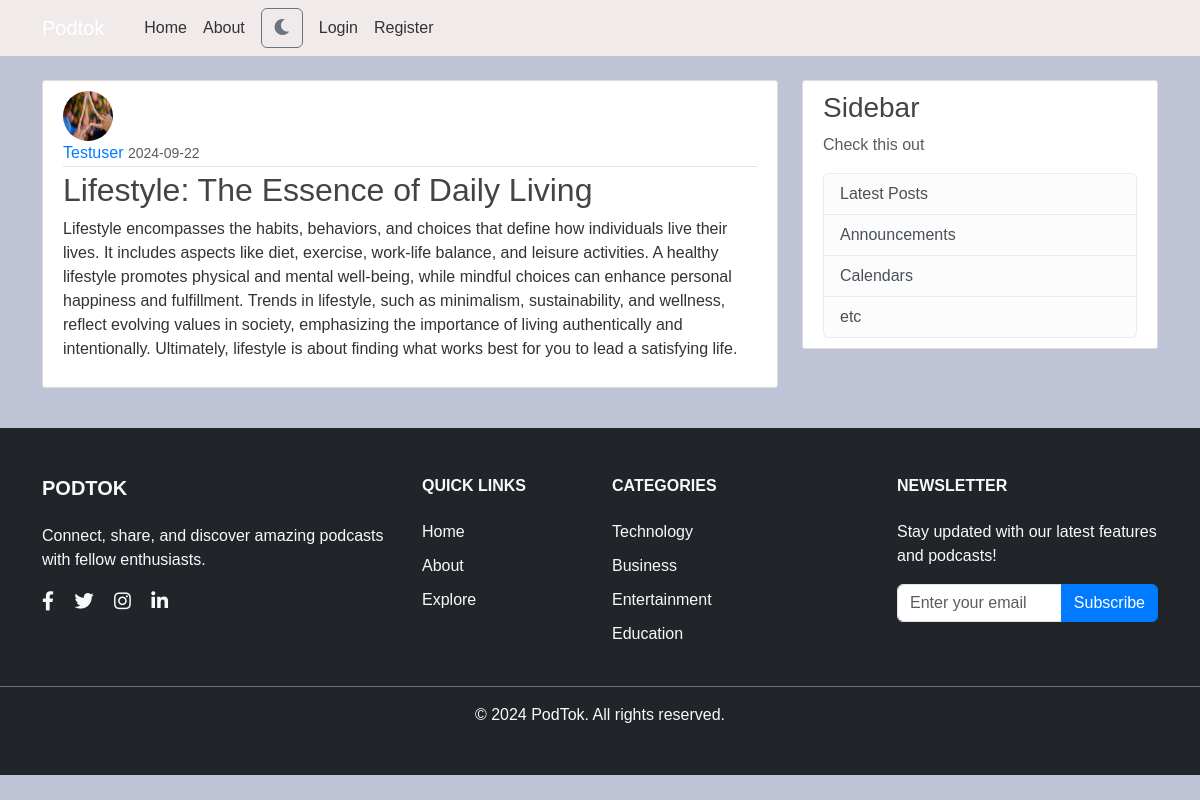
Screenshot of /post/21 with the database file from the repository.
### podtok/models.py (models this page shows, shortened)
class User(db.Model, UserMixin):
    id = db.Column(db.Integer, primary_key=True)
    username = db.Column(db.String(20), unique=True, nullable=False)
    email = db.Column(db.String(120), unique=True, nullable=False)
    image_file = db.Column(db.String(20), nullable=False, default='default.jpg')
    password = db.Column(db.String(60), nullable=False)
    bio = db.Column(db.Text)
    join_date = db.Column(db.DateTime, nullable=False, default=datetime.utcnow)
    dark_mode = db.Column(db.Boolean, default=False)
    profile_pic_privacy = db.Column(db.String(20), default='public')
    notification = db.Column(db.Boolean, default=False)
    email_notifications = db.Column(db.Boolean, default=True)
    push_notifications = db.Column(db.Boolean, default=True)
    phone_number = db.Column(db.String(15), nullable=True)
    posts = db.relationship('Post', backref='author', lazy=True)
    podcasts = db.relationship('Podcast', backref='creator', lazy=True)
    audios = db.relationship('Audio', backref='author', lazy=True)

class Post(db.Model):
    id = db.Column(db.Integer, primary_key=True)
    user_id = db.Column(db.Integer, db.ForeignKey('user.id'), nullable=False)
    title = db.Column(db.String(100), nullable=False)
    content = db.Column(db.Text, nullable=False)
    date_posted = db.Column(db.DateTime, nullable=False, default=datetime.utcnow)

### podtok/posts/routes.py (the view)
@posts.route("/post/<int:post_id>")
def post(post_id):
    post = Post.query.get_or_404(post_id)
    return render_template('post.html', title=post.title, post=post)

### podtok/templates/post.html (shortened to what this page needs)
{% extends "base.html" %}
{% block content %}
  <article class="media content-section">
    <img class="rounded-circle article-img" src="{{ url_for('static', filename='profile_pics/' + post.author.image_file) }}" alt="{{ post.author.username }}'s profile picture" style="width:50px;height:50px;border-radius:50%;">
    <div class="media-body">
      <div class="article-metadata">
        <a class="mr-2" href="{{ url_for('users.user_posts', username=post.author.username) }}">{{ post.author.username }}</a>
        <small class="text-muted">{{ post.date_posted.strftime('%Y-%m-%d') }}</small>
      </div>
      <h2 class="article-title">{{ post.title }}</h2>
      <p class="article-content">{{ post.content }}</p>
    </div>
  </article>
{% endblock content %}

### podtok/static/main.css (style rules this page uses)
body { background: var(--background-color); color: var(--text-color); margin-top: 5rem; font-family: Arial, sans-serif; }
h1, h2, h3, h4, h5, h6 { color: var(--heading-color); }
a { color: var(--link-color); text-decoration: none; }
:root { --background-color: #bec4d6; --text-color: #333333; --heading-color: #444444; --link-color: #007bff; --link-hover-color: #0056b3; --card-background: #ffffff; --footer-background: #f8f9fa; }
.content-section { background: var(--card-background); padding: 10px 20px; border: 1px solid #dddddd; border-radius: 3px; margin-bottom: 20px; }
.article-title { color: var(--heading-color); }
.article-content { white-space: pre-line; }
.article-img { height: 65px; width: 65px; margin-right: 16px; }
.rounded-circle { border-radius: 50% !important; }
.article-metadata { padding-bottom: 1px; margin-bottom: 4px; border-bottom: 1px solid #e3e3e3; }

### rows the page displays
User: image_file (picture), author.username "Testuser"
Post: date_posted "2024-09-22", title "Lifestyle: The Essence of Daily Living", content "Lifestyle encompasses the habits, behaviors, and choices that define how individuals live their lives. It includes aspects like diet, exercise, work-life balance, and leisure activities. A healthy lifestyle promotes physical and mental well-being, while mindful choices can enhance personal happiness and fulfillment. Trends in lifestyle, such as minimalism, sustainability, and wellness, reflect evolving values in society, emphasizing the importance of living authentically and intentionally. Ultimately, lifestyle is about finding what works best for you to lead a satisfying life."
